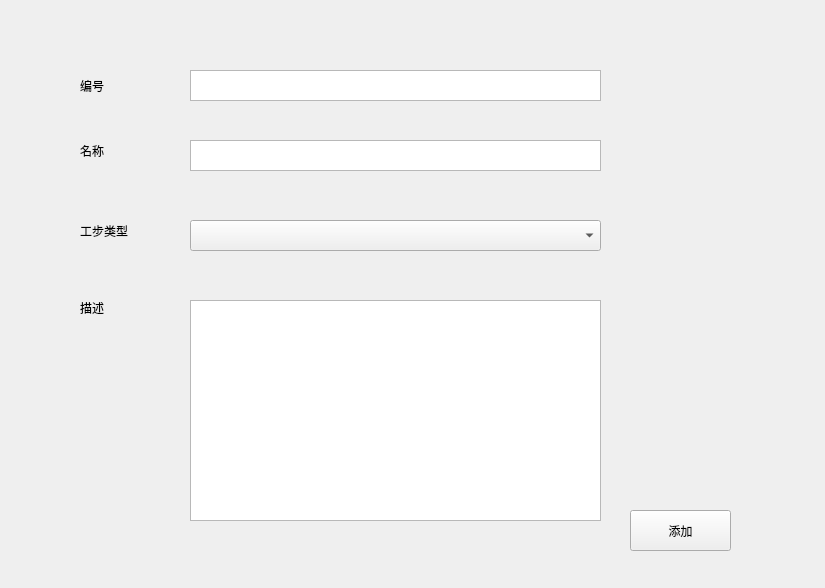
<?xml version="1.0" encoding="UTF-8"?>
<ui version="4.0">
 <class>ClientClass</class>
 <widget class="QMainWindow" name="ClientClass">
  <property name="geometry">
   <rect>
    <x>0</x>
    <y>0</y>
    <width>825</width>
    <height>588</height>
   </rect>
  </property>
  <property name="windowTitle">
   <string>Client</string>
  </property>
  <widget class="QWidget" name="centralWidget">
   <widget class="QLabel" name="label">
    <property name="geometry">
     <rect>
      <x>80</x>
      <y>70</y>
      <width>101</width>
      <height>31</height>
     </rect>
    </property>
    <property name="text">
     <string>编号</string>
    </property>
   </widget>
   <widget class="QLabel" name="label_2">
    <property name="geometry">
     <rect>
      <x>80</x>
      <y>130</y>
      <width>101</width>
      <height>41</height>
     </rect>
    </property>
    <property name="text">
     <string>名称</string>
    </property>
   </widget>
   <widget class="QLabel" name="label_3">
    <property name="geometry">
     <rect>
      <x>80</x>
      <y>210</y>
      <width>91</width>
      <height>41</height>
     </rect>
    </property>
    <property name="text">
     <string>工步类型</string>
    </property>
   </widget>
   <widget class="QLabel" name="label_4">
    <property name="geometry">
     <rect>
      <x>80</x>
      <y>300</y>
      <width>72</width>
      <height>15</height>
     </rect>
    </property>
    <property name="text">
     <string>描述</string>
    </property>
   </widget>
   <widget class="QComboBox" name="comboBox">
    <property name="geometry">
     <rect>
      <x>190</x>
      <y>220</y>
      <width>411</width>
      <height>31</height>
     </rect>
    </property>
   </widget>
   <widget class="QPushButton" name="pushButton">
    <property name="geometry">
     <rect>
      <x>630</x>
      <y>510</y>
      <width>101</width>
      <height>41</height>
     </rect>
    </property>
    <property name="text">
     <string>添加</string>
    </property>
   </widget>
   <widget class="QTextEdit" name="textEdit_2">
    <property name="geometry">
     <rect>
      <x>190</x>
      <y>140</y>
      <width>411</width>
      <height>31</height>
     </rect>
    </property>
   </widget>
   <widget class="QTextEdit" name="textEdit_1">
    <property name="geometry">
     <rect>
      <x>190</x>
      <y>70</y>
      <width>411</width>
      <height>31</height>
     </rect>
    </property>
   </widget>
   <widget class="QTextEdit" name="textEdit_3">
    <property name="geometry">
     <rect>
      <x>190</x>
      <y>300</y>
      <width>411</width>
      <height>221</height>
     </rect>
    </property>
   </widget>
  </widget>
 </widget>
 <layoutdefault spacing="6" margin="11"/>
 <resources>
  <include location="Client.qrc"/>
 </resources>
 <connections/>
</ui>
